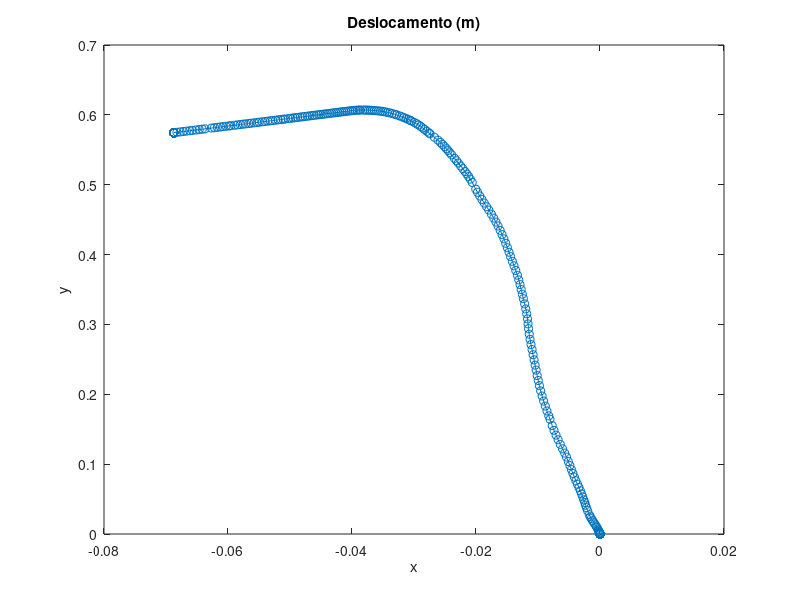

This chart was generated by the following MATLAB code:
clear all
close all
clc

dados = load('logfile.txt');

Sx = dados(:,1);
Sy = dados(:,2);
Sz = dados(:,3);

figure(1) 
plot(Sx,Sy,'-o')
xlabel('x')
ylabel('y')
title('Deslocamento (m)')
% xlim([-0.1 0.65]);
% ylim([-0.1 0.65]);

% figure(2)
% plot3(Sx,Sy,Sz,Sx(end),Sy(end),Sz(end),'o')
% grid on
% xlabel('X (m)');
% ylabel('Y (m)');
% zlabel('Z (m)');
% MAX=max([Sx Sy Sz]);
% MIN=min([Sx Sy Sz]);
% xlim([-0.1 0.65]);
% ylim([-0.1 0.65]);